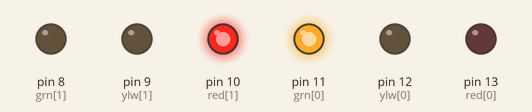
This sketch was run on a simulated Arduino Uno, built with avr-gcc and run on an emulated ATmega328P. Parts: output pins drawn as LEDs (lit = HIGH).

Above: at 5.0 s.
At 8.2 s:
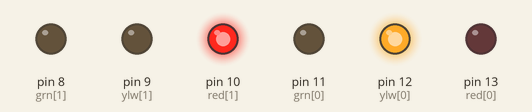
At 9.4 s:
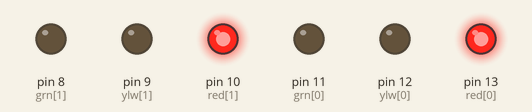
At 12.4 s:
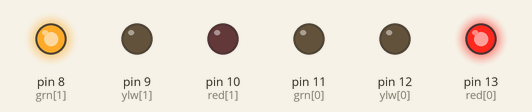
At 15.6 s:
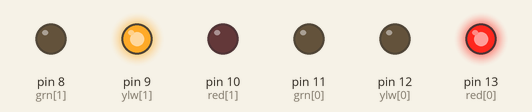
Timing chart, 0 to 21.7 s (numbered marks = the images above):
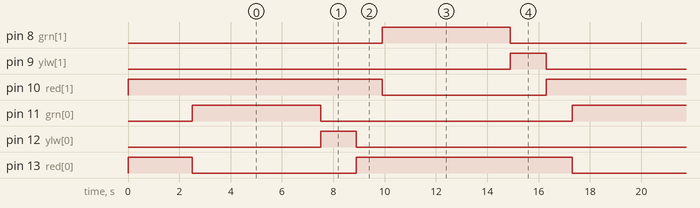

Measured:
- by itself, pin 8 (grn[1]), pin 11 (grn[0]): alternates HIGH for 5.0 s and LOW for 9.8 s
- by itself, pin 9 (ylw[1]), pin 12 (ylw[0]): alternates HIGH for 1.4 s and LOW for 13.4 s
- by itself, pin 10 (red[1]), pin 13 (red[0]): alternates HIGH for 8.4 s and LOW for 6.4 s

The sketch:

FPT_Code_Stage1.ino
```cpp
/*
Title: Traffic Light Challenge 2.0 (FPT)
Creator: Glenn M.
Date Of Creation: January 10th, 2022
Last Update: January 11th, 2022
*/

int red[] = {13, 10};	//red led pins (NorthSouth, EastWest)
int ylw[] = {12, 9};	//yellow led pins(NorthSouth, EastWest)
int grn[] = {11, 8};	//green led pins (NorthSouth, EastWest)

float delays[][3] = {{5, 1.4, 1}, {5, 1.4, 1}}; // delay times [(direction{NS, EW})][(time{green, yellow, red})]
int dir = 0;	 //direction of traffic (0 = NS; 1 = EW;)
int opp = 1;	 //opposite dir of traffic (0 = NS; 1 = EW;)

int multip = 1000;	//delay multiplier

void setup()
{
  for(int i = 0; i < 2; i++){ //loop twice
   pinMode(red[i], OUTPUT);		//set current red pin to output
   digitalWrite(red[i], HIGH);  //set current red pin to high
   pinMode(ylw[i], OUTPUT);		//set current yellow pin to output
   digitalWrite(ylw[i], LOW);	//set current yellow pin to low
   pinMode(grn[i], OUTPUT);		//set current green pin to output
   digitalWrite(grn[i], LOW);	//set current green pin to low
  }
  Serial.begin(9600);	//begin the serial monitor
  delay(2500);			//wait for 2.5 seconds
}

void loop(){
  updateDir();		//update the direction of traffic
  updateLED();		//update the traffic lights (LEDs)
}

void updateDir(){
  /*
  Using the current direction of traffic
  (variable 'dir'), find the opposite
  direction of traffic and set the
  variable 'opp' to it.
  */
  if(dir==0){
   opp = 1;}
  else if(dir == 1){
   opp = 0;}
}

void updateLED(){
 digitalWrite(grn[dir], HIGH);	//send a green light to the direction of traffic
 digitalWrite(red[dir], LOW);	//turn off red light for the direction of traffic
 digitalWrite(red[opp], HIGH);	//send a red light to the opposite direction of traffic
 delay(delays[dir][0] * multip); //green delay for the direction of traffic
 digitalWrite(grn[dir], LOW);	//turn off green light for the direction of traffic
 digitalWrite(ylw[dir], HIGH);	//send a yellow light to the direction of traffic
 delay(delays[dir][1] * multip); //yellow delay for the direction of traffic
 digitalWrite(ylw[dir], LOW);	//turn off yellow light for the direction of traffic
 digitalWrite(red[dir], HIGH);	//send a red light to the direction of traffic
 delay(delays[dir][2] * multip); //red delay for the direction of traffic
 dir = opp;
}


  
```
